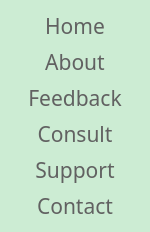
        <widget class="QFrame" name="frame_3">
         <property name="minimumSize">
          <size>
           <width>150</width>
           <height>0</height>
          </size>
         </property>
         <property name="maximumSize">
          <size>
           <width>100</width>
           <height>16777215</height>
          </size>
         </property>
         <property name="styleSheet">
          <string notr="true">background-color:rgb(204, 236, 211);
border-radius:15px;</string>
         </property>
         <property name="frameShape">
          <enum>QFrame::StyledPanel</enum>
         </property>
         <property name="frameShadow">
          <enum>QFrame::Raised</enum>
         </property>
         <layout class="QVBoxLayout" name="verticalLayout">
          <item>
           <widget class="QPushButton" name="Home_button">
            <property name="font">
             <font>
              <family>Javanese Text</family>
              <pointsize>16</pointsize>
              <bold>false</bold>
             </font>
            </property>
            <property name="cursor">
             <cursorShape>PointingHandCursor</cursorShape>
            </property>
            <property name="styleSheet">
             <string notr="true">QPushButton{
color: rgb(97, 97, 97);
border-radius:10px;
}

QPushButton:hover{
background-color: rgb(220, 255, 228);
	/*color: rgb(255, 255, 255);*/
	font: 700 16pt &quot;Constantia&quot;;
}


</string>
            </property>
            <property name="text">
             <string>Home</string>
            </property>
           </widget>
          </item>
          <item>
           <widget class="QPushButton" name="About_button">
            <property name="font">
             <font>
              <family>Javanese Text</family>
              <pointsize>16</pointsize>
              <bold>false</bold>
             </font>
            </property>
            <property name="cursor">
             <cursorShape>PointingHandCursor</cursorShape>
            </property>
            <property name="styleSheet">
             <string notr="true">QPushButton{
color: rgb(97, 97, 97);
border-radius:10px;
}

QPushButton:hover{
background-color: rgb(220, 255, 228);
	/*color: rgb(255, 255, 255);*/
	font: 700 16pt &quot;Constantia&quot;;
}


</string>
            </property>
            <property name="text">
             <string>About</string>
            </property>
           </widget>
          </item>
          <item>
           <widget class="QPushButton" name="Feedback_button">
            <property name="font">
             <font>
              <family>Javanese Text</family>
              <pointsize>16</pointsize>
              <bold>false</bold>
             </font>
            </property>
            <property name="cursor">
             <cursorShape>PointingHandCursor</cursorShape>
            </property>
            <property name="styleSheet">
             <string notr="true">QPushButton{
color: rgb(97, 97, 97);
border-radius:10px;
}

QPushButton:hover{
background-color: rgb(220, 255, 228);
	/*color: rgb(255, 255, 255);*/
	font: 700 16pt &quot;Constantia&quot;;
}


</string>
            </property>
            <property name="text">
             <string>Feedback</string>
            </property>
           </widget>
          </item>
          <item>
           <widget class="QPushButton" name="Consult_button">
            <property name="font">
             <font>
              <family>Javanese Text</family>
              <pointsize>16</pointsize>
              <bold>false</bold>
             </font>
            </property>
            <property name="cursor">
             <cursorShape>PointingHandCursor</cursorShape>
            </property>
            <property name="styleSheet">
             <string notr="true">QPushButton{
color: rgb(97, 97, 97);
border-radius:10px;
}

QPushButton:hover{
background-color: rgb(220, 255, 228);
	/*color: rgb(255, 255, 255);*/
	font: 700 16pt &quot;Constantia&quot;;
}


</string>
            </property>
            <property name="text">
             <string>Consult</string>
            </property>
           </widget>
          </item>
          <item>
           <widget class="QPushButton" name="pushButton_5">
            <property name="font">
             <font>
              <family>Javanese Text</family>
              <pointsize>16</pointsize>
              <bold>false</bold>
             </font>
            </property>
            <property name="cursor">
             <cursorShape>PointingHandCursor</cursorShape>
            </property>
            <property name="styleSheet">
             <string notr="true">QPushButton{
color: rgb(97, 97, 97);
border-radius:10px;
}

QPushButton:hover{
background-color: rgb(220, 255, 228);
	/*color: rgb(255, 255, 255);*/
	font: 700 16pt &quot;Constantia&quot;;
}


</string>
            </property>
            <property name="text">
             <string>Support</string>
            </property>
           </widget>
          </item>
          <item>
           <widget class="QPushButton" name="Contact_button">
            <property name="font">
             <font>
              <family>Javanese Text</family>
              <pointsize>16</pointsize>
              <bold>false</bold>
             </font>
            </property>
            <property name="cursor">
             <cursorShape>PointingHandCursor</cursorShape>
            </property>
            <property name="styleSheet">
             <string notr="true">QPushButton{
color: rgb(97, 97, 97);
border-radius:10px;
}

QPushButton:hover{
background-color: rgb(220, 255, 228);
	/*color: rgb(255, 255, 255);*/
	font: 700 16pt &quot;Constantia&quot;;
}


</string>
            </property>
            <property name="text">
             <string>Contact</string>
            </property>
           </widget>
          </item>
         </layout>
        </widget>
